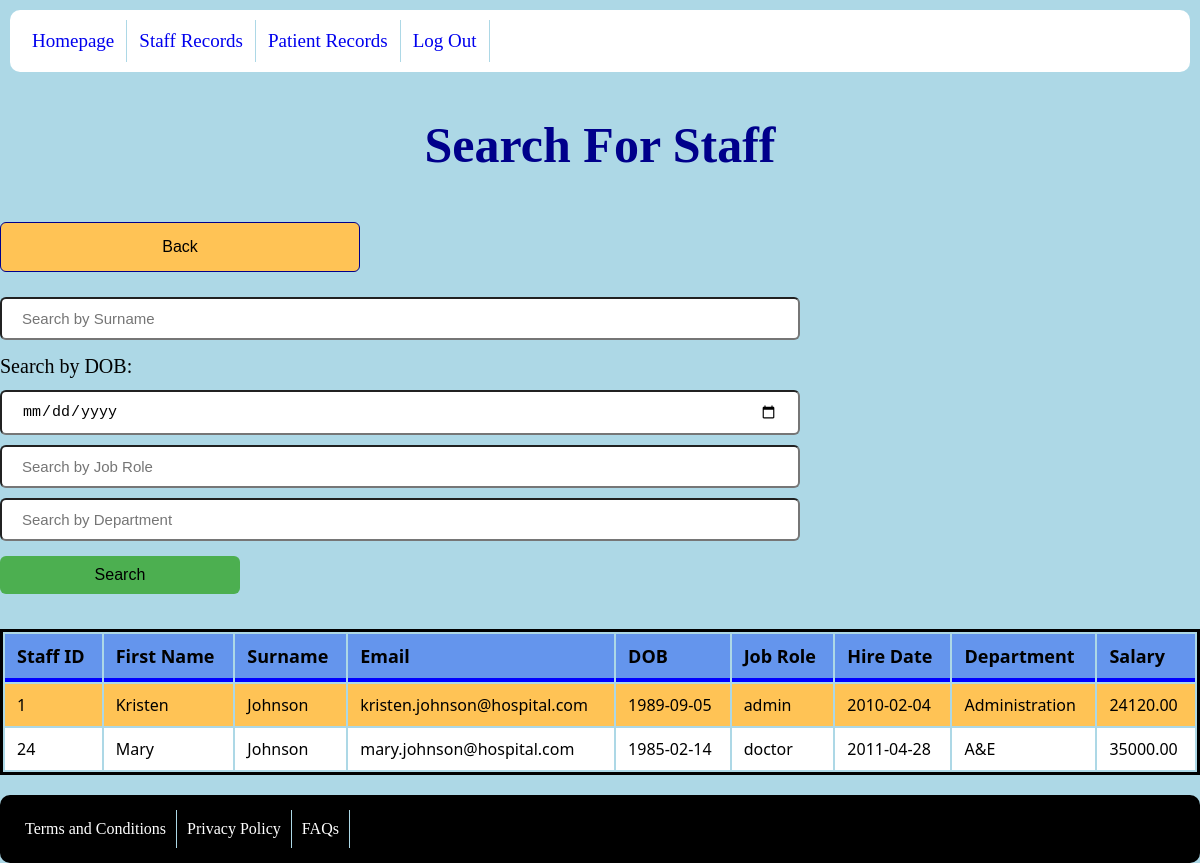
The app's page /staffUser/searchForStaff.php?surname=Johnson (signed in) with its own data.
### tables this page shows
CREATE TABLE `staff` (
  `staff_id` int(11) NOT NULL,
  `first_name` text NOT NULL,
  `surname` text NOT NULL,
  `email` varchar(255) NOT NULL,
  `username` text NOT NULL,
  `password` text NOT NULL,
  `date_of_birth` date NOT NULL,
  `job_role` text NOT NULL,
  `hire_date` date NOT NULL,
  `department_name` text NOT NULL,
  `salary` decimal(10,2) NOT NULL
);

### staffUser/staffSearch.php (called while the page is built, shortened)
<?php
require_once("../includes/staff-config.php");
$searchSurname = $_GET['surname'] ?? '';
$conditions = [];
$parameters = [];
if (!empty($searchSurname)) {
    $conditions[] = "surname = ?";
    $parameters[] = $searchSurname;
}
$sql = "SELECT * FROM staff";
if (!empty($conditions)) {
    $sql .= " WHERE " . implode(" AND ", $conditions);
}
$stmt = $mysqli->prepare($sql);
if ($stmt) {
    if (!empty($parameters)) {
        $types = str_repeat('s', count($parameters));
        $stmt->bind_param($types, ...$parameters);
    }
    $stmt->execute();
    $result = $stmt->get_result();
    if ($result) {
        $searchResults = [];
        while ($row = $result->fetch_assoc()) {
            $searchResults[] = $row;
        }
    } else {
        echo "Error in fetching results: " . $stmt->error;
    }
} else {
    echo "Error in preparing SQL statement: " . $mysqli->error;
}

### staffUser/searchForStaff.php (the view, shortened to what this page needs)
<!DOCTYPE html>
<html lang="en">
<head>
    <link href="../css/desktop.css" media="only screen and (min-width:720px)" rel="stylesheet" type="text/css">
    <link href="../css/mobile.css" media="only screen and (max-width:720px)" rel="stylesheet" type="text/css">
</head>
<body>
    <div class="container">
        <?php include("../includes/header.php"); ?>
        <main>
            <h1>Search For Staff</h1>
            <form action="../staffUser/staff-records.php">
                <input type="submit" value="Back" />
            </form>
            <div class="search-container">
                <form action="" method="GET">
                    <input type="text" class="search" name="surname" placeholder="Search by Surname">
                    <label for="date_of_birth">Search by DOB:</label>
                    <input type="date" class="search" name="date_of_birth">
                    <input type="text" class="search" name="job_role" placeholder="Search by Job Role">
                    <input type="text" class="search" name="department_name" placeholder="Search by Department">
                    <button id="search-button" type="submit">Search</button>
                </form>
            </div>
            <div class="table-container">
                <?php
                    if(isset($_GET['surname']) || isset($_GET['date_of_birth']) || isset($_GET['job_role']) || isset($_GET['department_name'])) {
                        include("../staffUser/staffSearch.php");
                    }
                    if (isset($searchResults) && !empty($searchResults)) {
                        echo "<table>";
                        echo "<tr>
                        <th>Staff ID</th>
                        <th>First Name</th>
                        <th>Surname</th>
                        <th>Email</th>
                        <th>DOB</th>
                        <th>Job Role</th>
                        <th>Hire Date</th>
                        <th>Department</th>
                        <th>Salary</th>
                        </tr>";
                        foreach ($searchResults as $result) {
                            echo "<tr>";
                            echo "<td>" . $result['staff_id'] . "</td>";
                            echo "<td>" . $result['first_name'] . "</td>";
                            echo "<td>" . $result['surname'] . "</td>";
                            echo "<td>" . $result['email'] . "</td>";
                            echo "<td>" . $result['date_of_birth'] . "</td>";
                            echo "<td>" . $result['job_role'] . "</td>";
                            echo "<td>" . $result['hire_date'] . "</td>";
                            echo "<td>" . $result['department_name'] . "</td>";
                            echo "<td>" . $result['salary'] . "</td>";
                            echo "</tr>";
                        }
                        echo "</table>";
                    } else {
                        echo "No matching results found.";
                    }
                ?>
            </div>
        </main>
        <?php include("../includes/footer.php"); ?>
    </div>
</body>
</html>

### css/desktop.css (style rules this page uses)
body { background-color: lightblue; margin: 0; display: flex; justify-content: center; align-items: center; }
.container { width:100%; margin: 0 auto; max-width: 1200px; min-width: 600px; display: flex; flex-direction: column; min-height:100vh; min-height:100svh; }
h1 { font-size: 50px; color:darkblue; text-align: center; }
input, select { width: 100%; display:inline-block; padding: 11px 20px; margin-top: 10px; box-sizing: border-box; border-radius: 6px; font-size:15px; }
label { display: block; margin-top: 15px; margin-bottom:2px; font-size:20px; }
button, input[type=submit] { background-color: #FFC355; color: black; border: 1px darkblue solid; border-radius: 6px; padding: 15px 32px; text-align: center; text-decoration: none; display: inline-block; font-size: 16px; cursor: pointer; width:30%; margin-top:15px; margin-bottom:15px; }
form { font-size: 20px; border-radius:20px; }
table { width: 100%; border:3px solid black; margin-top:20px; margin-bottom:20px; }
th, td { padding: 10px 12px; text-align: left; font-family: 'Segoe UI', Tahoma, Geneva, Verdana, sans-serif; }
th { font-size:18px; border-bottom: 4px solid blue; background-color: cornflowerblue; }
tr:nth-child(odd) { background-color: #fff; }
tr:nth-child(even) { background-color: #FFC355; }
.search-container { display: flex; align-items: center; }
.search { flex: 1; margin-right: 10px; }
#search-button { padding: 10px 20px; border: none; background-color: #4CAF50; display: inline-block; }
:root { --delay: 0; --duration: 800ms; --iterations: 1; }

### css/mobile.css (style rules this page uses)
body { background-color: lightblue; margin: 0; display: flex; justify-content: center; align-items: center; }
main { margin:5px; }
h1 { font-size: 40px; color:darkblue; text-align: center; }
.container { width:100%; margin:auto; display: flex; flex-direction: column; min-height:100vh; min-height:100svh; }
input, select { width: 100%; display:inline-block; padding: 11px 20px; margin: 15px 0; box-sizing: border-box; border-radius: 6px; font-size:15px; }
label { display: block; margin-top: 15px; margin-bottom:2px; font-size:20px; }
button, input[type=submit] { background-color: #FFC355; color: black; padding: 14px 20px; border: none; width: 100%; margin-top:15px; margin-bottom:15px; border-radius: 6px; border: 1px darkblue solid; }
input[type=submit] { width: 100%; }
form { font-size: 20px; padding:10px; border-radius:20px; }
.table-container { max-height: 400px; overflow-y: auto; padding-bottom:20px; }
.table-container table { width: 100%; }
.table-container th, .table-container td { padding: 8px; padding: 10px 12px; text-align: left; }
.table-container th { position: sticky; top: 0; border-bottom: 2px solid blue; background-color: cornflowerblue; z-index: 1; }
.table-container tr:nth-child(odd) { background-color: #fff; }
.table-container tr:nth-child(even) { background-color: #FFC355; }
.search-container { display: flex; align-items: center; }
.search { flex: 1; margin-right: 10px; }
#search-button { padding: 10px 20px; border: none; background-color: #4CAF50; display: inline-block; }
:root { --delay: 0; --duration: 800ms; --iterations: 1; }

### records on screen
staff: staff_id "1", first_name "Kristen", surname "Johnson", email "kristen.johnson@hospital.com", date_of_birth "1989-09-05", job_role "admin", hire_date "2010-02-04", department_name "Administration", salary "24120.00"
staff: staff_id "24", first_name "Mary", surname "Johnson", email "mary.johnson@hospital.com", date_of_birth "1985-02-14", job_role "doctor", hire_date "2011-04-28", department_name "A&E", salary "35000.00"

### other values on screen
$title "Homepage"
$title "Staff Records"
$title "Patient Records"
$title "Log Out"
